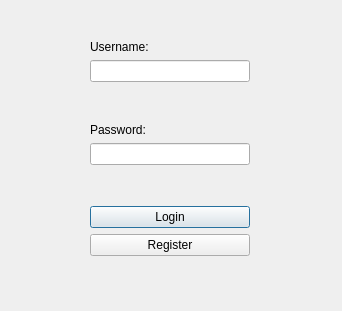
<?xml version="1.0" encoding="UTF-8"?>
<ui version="4.0">
 <class>Dialog</class>
 <widget class="QDialog" name="Dialog">
  <property name="geometry">
   <rect>
    <x>0</x>
    <y>0</y>
    <width>342</width>
    <height>311</height>
   </rect>
  </property>
  <property name="windowTitle">
   <string>Dialog</string>
  </property>
  <widget class="QWidget" name="verticalLayoutWidget">
   <property name="geometry">
    <rect>
     <x>90</x>
     <y>20</y>
     <width>160</width>
     <height>271</height>
    </rect>
   </property>
   <layout class="QVBoxLayout" name="verticalLayout">
    <item>
     <spacer name="verticalSpacer">
      <property name="orientation">
       <enum>Qt::Vertical</enum>
      </property>
      <property name="sizeType">
       <enum>QSizePolicy::MinimumExpanding</enum>
      </property>
      <property name="sizeHint" stdset="0">
       <size>
        <width>98</width>
        <height>20</height>
       </size>
      </property>
     </spacer>
    </item>
    <item>
     <widget class="QLabel" name="label_2">
      <property name="text">
       <string>Username:</string>
      </property>
      <property name="alignment">
       <set>Qt::AlignBottom|Qt::AlignLeading|Qt::AlignLeft</set>
      </property>
      <property name="buddy">
       <cstring>label_2</cstring>
      </property>
     </widget>
    </item>
    <item>
     <widget class="QLineEdit" name="usernametext"/>
    </item>
    <item>
     <spacer name="verticalSpacer_2">
      <property name="orientation">
       <enum>Qt::Vertical</enum>
      </property>
      <property name="sizeHint" stdset="0">
       <size>
        <width>20</width>
        <height>40</height>
       </size>
      </property>
     </spacer>
    </item>
    <item>
     <widget class="QLabel" name="label">
      <property name="enabled">
       <bool>true</bool>
      </property>
      <property name="layoutDirection">
       <enum>Qt::LeftToRight</enum>
      </property>
      <property name="lineWidth">
       <number>1</number>
      </property>
      <property name="text">
       <string>Password:</string>
      </property>
      <property name="alignment">
       <set>Qt::AlignBottom|Qt::AlignLeading|Qt::AlignLeft</set>
      </property>
     </widget>
    </item>
    <item>
     <widget class="QLineEdit" name="passwordtext"/>
    </item>
    <item>
     <spacer name="verticalSpacer_3">
      <property name="orientation">
       <enum>Qt::Vertical</enum>
      </property>
      <property name="sizeHint" stdset="0">
       <size>
        <width>20</width>
        <height>40</height>
       </size>
      </property>
     </spacer>
    </item>
    <item>
     <widget class="QPushButton" name="pushButton">
      <property name="text">
       <string>Login</string>
      </property>
     </widget>
    </item>
    <item>
     <widget class="QPushButton" name="pushButton_2">
      <property name="text">
       <string>Register</string>
      </property>
     </widget>
    </item>
    <item>
     <spacer name="verticalSpacer_4">
      <property name="orientation">
       <enum>Qt::Vertical</enum>
      </property>
      <property name="sizeHint" stdset="0">
       <size>
        <width>20</width>
        <height>40</height>
       </size>
      </property>
     </spacer>
    </item>
   </layout>
  </widget>
 </widget>
 <resources/>
 <connections/>
</ui>
